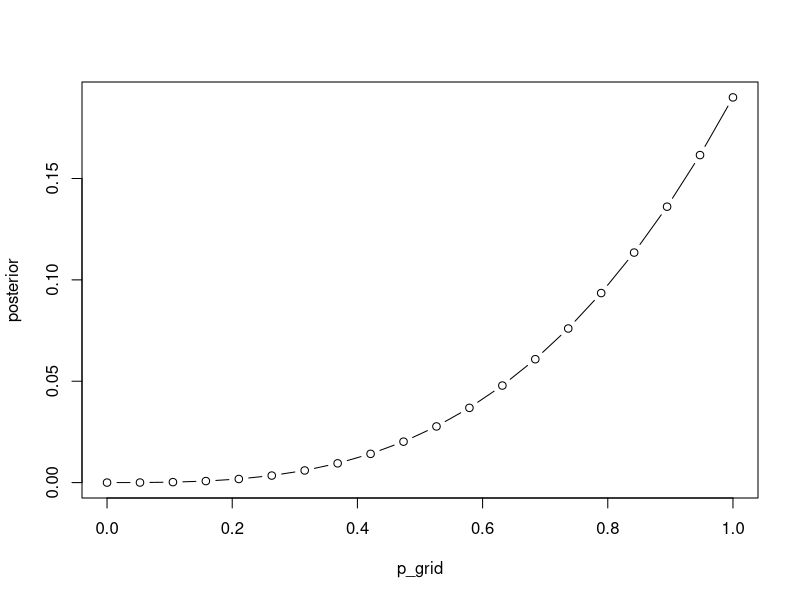
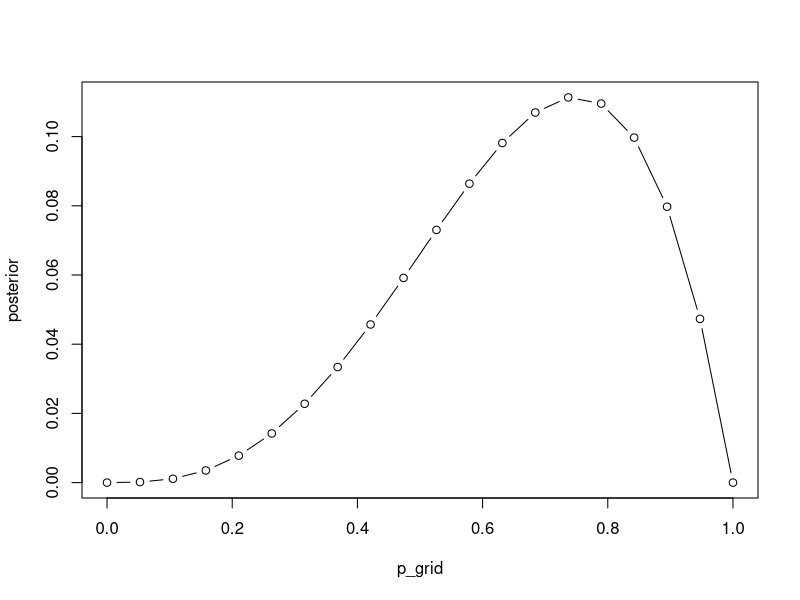
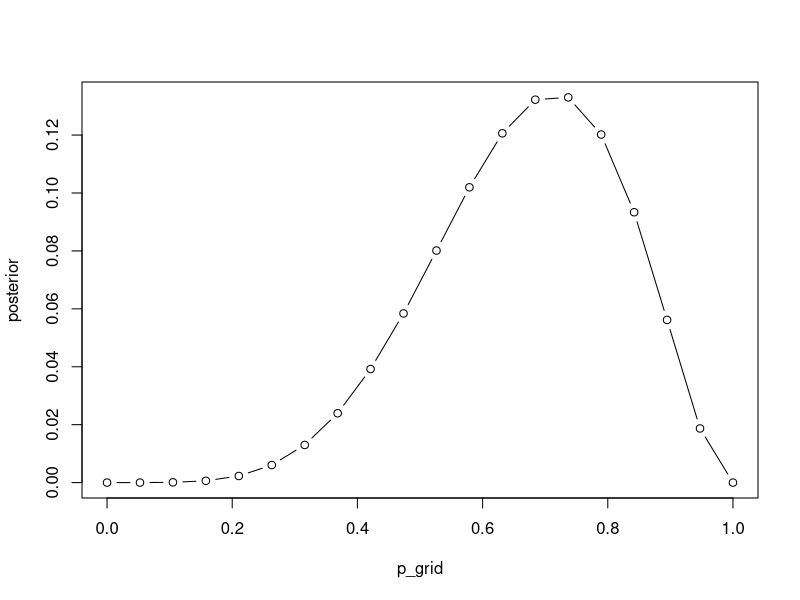
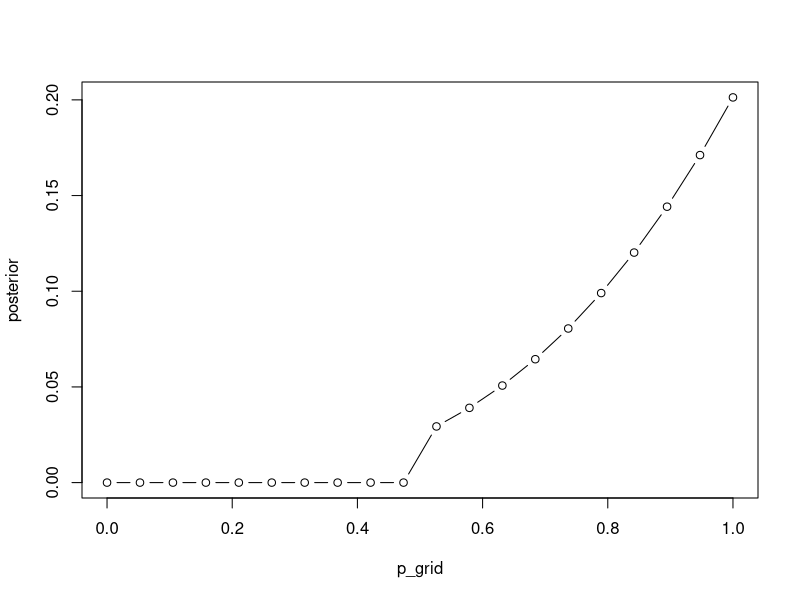
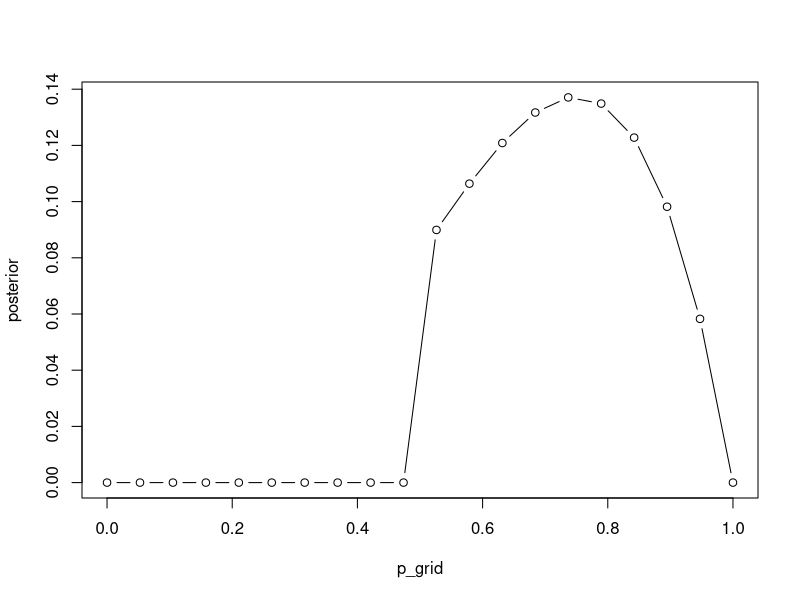
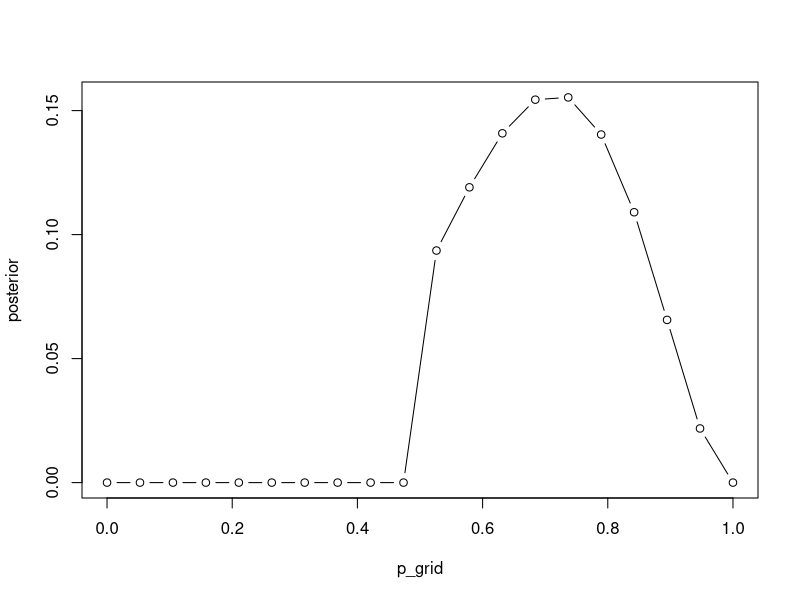

R code for these plots, in order:
## ---- chunk 1
knitr::opts_chunk$set(echo = TRUE)
## ---- chunk 2
p_grid = seq(from = 0, to = 1, length.out = 20)
prior = rep(1, 20)
likelihood = dbinom(3, 3, prob = p_grid)
un.pos = likelihood*prior
posterior = un.pos/sum(un.pos)
plot(p_grid, posterior, type = "b")
## ---- chunk 3
p_grid = seq(from = 0, to = 1, length.out = 20)
prior = rep(1, 20)
likelihood = dbinom(3, 4, prob = p_grid)
un.pos = likelihood*prior
posterior = un.pos/sum(un.pos)
plot(p_grid, posterior, type = "b")
## ---- chunk 4
p_grid = seq(from = 0, to = 1, length.out = 20)
prior = rep(1, 20)
likelihood = dbinom(5, 7, prob = p_grid)
un.pos = likelihood*prior
posterior = un.pos/sum(un.pos)
plot(p_grid, posterior, type = "b")
## ---- chunk 5
prior = ifelse(p_grid < 0.5, 0, 1)
likelihood = dbinom(3, 3, prob = p_grid)
un.pos = likelihood*prior
posterior = un.pos/sum(un.pos)
plot(p_grid, posterior, type = "b")
## ---- chunk 6
prior = ifelse(p_grid < 0.5, 0, 1)
likelihood = dbinom(3, 4, prob = p_grid)
un.pos = likelihood*prior
posterior = un.pos/sum(un.pos)
plot(p_grid, posterior, type = "b")
## ---- chunk 7
prior = ifelse(p_grid < 0.5, 0, 1)
likelihood = dbinom(5, 7, prob = p_grid)
un.pos = likelihood*prior
posterior = un.pos/sum(un.pos)
plot(p_grid, posterior, type = "b")
## ---- chunk 8
Pr_earth = 0.5
Pr_mars = 0.5
Pr_land_earth = 0.3
Pr_land_mars = 1
Pr_earth_land = (Pr_land_earth*Pr_earth)/(Pr_land_earth*Pr_earth + Pr_land_mars*Pr_mars)
Pr_earth_land
## ---- chunk 9
prior = c(0.5, 0.5)
prob = c(0.7, 0)
lik = dbinom(0, 1, prob)
un.pos = prior*lik
post = un.pos/sum(un.pos)
post

## ---- chunk 10
Pr_twins_A = 0.1
Pr_twins_B = 0.2
Pr_A = 0.5
Pr_B = 0.5
Pr_twins = Pr_twins_A*Pr_A + Pr_twins_B*Pr_B

Pr_twins*Pr_twins
# 0.0225
## ---- chunk 11
Pr_A_twins = Pr_twins_A*Pr_A/Pr_twins
# 0.33  
## ---- chunk 12
Pr_single_A = 0.9
Pr_single_B = 0.8
Pr_A = 1/3
Pr_B = 2/3
Pr_single = Pr_single_A*Pr_A + Pr_single_B*Pr_B

Pr_A_single = Pr_single_A*Pr_A/Pr_single
# 0.36  
## ---- chunk 13
Pr_testA_pandaA = 0.8
Pr_testB_pandaA = 0.2
Pr_testB_pandaB = 0.65
Pr_testA_pandaB = 0.35

Pr_pandaA = 0.5
Pr_pandaB = 0.5

Pr_testA = Pr_testA_pandaA*Pr_pandaA + Pr_testA_pandaB*Pr_pandaB

Pr_pandaA_testA = Pr_testA_pandaA*Pr_pandaA/Pr_testA
# 0.6956522

# Now with previous information

Pr_pandaA = 0.36
Pr_pandaB = 0.64

Pr_testA = Pr_testA_pandaA*Pr_pandaA + Pr_testA_pandaB*Pr_pandaB
Pr_pandaA_testA = Pr_testA_pandaA*Pr_pandaA/Pr_testA
# 0.5625

# When calculating denominator, are you supposed to use prior information?


